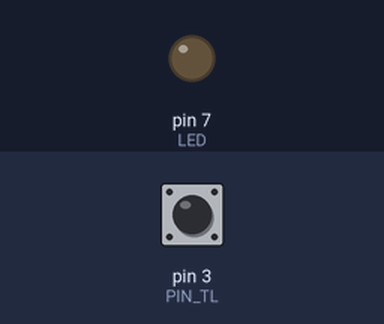
Simulated run of this sketch. Board: Arduino Uno, built with avr-gcc and run on an emulated ATmega328P. On the bench: output pins drawn as LEDs (lit = HIGH). The test bench sets the inputs (shaded band); at power-on: pin 3 (PIN_TL) HIGH.

Above: at 1.2 s.
1.3 s: pin 3 (PIN_TL) pulsed LOW 5 times (0.12 s each, 0.3 s apart)
At 2.5 s:
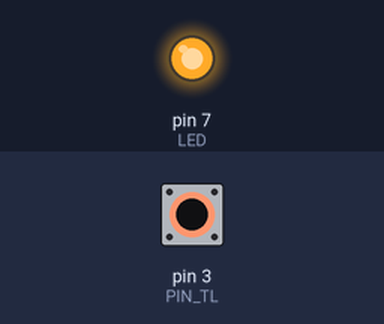
4.3 s: pin 3 (PIN_TL) driven LOW
At 5.3 s:
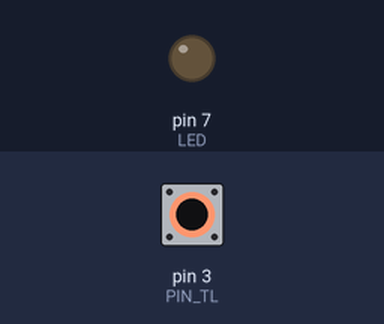
Timing chart, 0 to 7.3 s (numbered marks = the images above; inputs shaded):
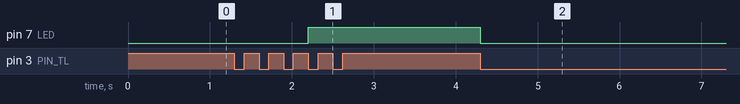

Measured:
- after the input at 1.3 s, pin 7 (LED): LOW → HIGH after 0.90 s
- after the input at 4.3 s, pin 7 (LED): HIGH → LOW at once

The sketch:

6.ino
```cpp
/*Deklarujte prom. "zapnuti" a "vypnuti" se vhodným datovým typem (min. použitelným), když obsahem proměnných budou čísla 0 až 10.
V prom. "zapnuti" bude uložen počet stisknutí tlačítka potřebných pro rozsvícení integr. LED a v prom.
"vypnuti" bude uložen počet stisknutí tlačítka potřebných pro zhasnutí integr. LED.
Pomocí ext. přerušení zajistěte rozsvícení LED po počtu stisku uvedených v prom. "zapnuti" a totéž pro zhasnutí.
Např. pokud bude v prom "zapnuti" 4 a ve "vypnuti" 2, tak po 4  stisknutích se LED rozsvítí a po dalších 2 zhasne.
*/
#define PIN_TL 3
#define ZAKMIT 20

byte zapnuti = 4;
byte vypnuti = 2;
int LED = 7;
bool StavLed = LOW;
bool StavTl;
bool PredchoziStavTl = HIGH;
unsigned long PosledniZmenaTl = 0;
unsigned int PocetStisku = 0;

void setup() {
  pinMode(LED, OUTPUT);
  attachInterrupt(digitalPinToInterrupt(PIN_TL), ObsluhaTl, CHANGE);
  Serial.begin(9600);
}

void loop() {
}

void ObsluhaTl(){
  StavTl = digitalRead(PIN_TL);
  if (StavTl != PredchoziStavTl && millis() >= PosledniZmenaTl + ZAKMIT) {
    PredchoziStavTl = StavTl;
    PosledniZmenaTl = millis();

    if (StavTl == LOW) {
      PocetStisku++;

      if (PocetStisku == zapnuti && StavLed == LOW) {
        digitalWrite(LED, HIGH);
        StavLed = HIGH;
        PocetStisku = 0;
      }
     else if (PocetStisku == vypnuti && StavLed == HIGH) {
        digitalWrite(LED, LOW);
        StavLed = LOW;
        PocetStisku = 0;
      }
    }
  }
}
```
